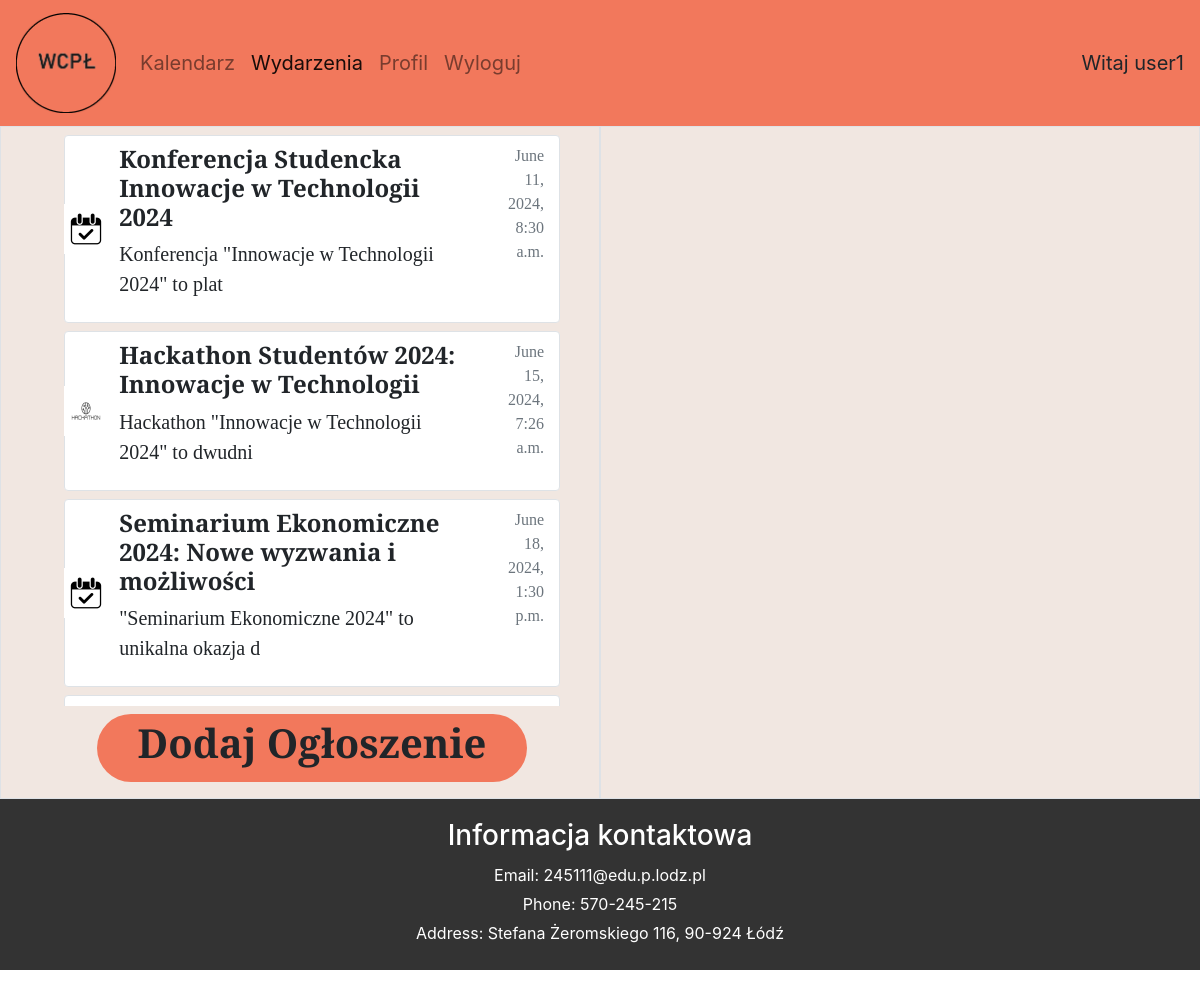
Screenshot of /events/ (signed in) with the database file from the repository.
### main/models.py (models this page shows, shortened)
class Event(models.Model):
    picture = models.ImageField(default='default.jpg', upload_to='event_pics')
    author = models.ForeignKey(User, on_delete=models.CASCADE)
    users = models.ManyToManyField(User, related_name="users_list", blank=True)
    addDate = models.DateTimeField(default=timezone.now)
    startDate = models.DateTimeField(default=timezone.now)
    endDate = models.DateTimeField(default=timezone.now)
    title = models.CharField(max_length=100)
    description = models.CharField(max_length=620)
    accepted = models.IntegerField(default=0)
    class Meta:
        ordering = ['startDate']

### main/views.py (the view)
# urls.py: path('events/', views.eventsSearch, name='events-search'),
@login_required
def eventsSearch(request):
    context = {
        'events': Event.objects.all(),
        }
    return render(request, "main/events_search.html", context)

### main/templates/main/events_search.html (shortened to what this page needs)
{% extends "main/base.html" %}
{% load static %}
{% block events_activate %}
active
{% endblock events_activate %}
{% block content %}
<div class="container-fluid" style="background-color: #F1E7E1; font-family:Bree Serif">
    <div class="row">
        <div class="col-md-6 col-sm-12 py-2 ps-5 pe-4 border">
            <div class="container mb-2">
                <div class="container-fluid" style="height: 571px; max-height: 571px; overflow-y: scroll;">
                    {% for event in events %}
                    {% if event.accepted %}
                    <div class="row rounded border border-5 mb-2 bg-white">
                        <div class="col-md-1">
                            <div class="d-flex justify-content-center align-items-center" style="height: 100%;width: 100%;">
                                <img class="rounded" src="{{ event.picture.url }}" alt="event-icon" style="width: 50px; height: 50px;">
                            </div>
                        </div>
                        <a class="col-md-9 btn pt-2 text-start" href="{% url 'events-info' event.id %}">
                            <h4 class="fw-bold">{{ event.title }}</h4>
                            <p class="fs-5">{{ event.description|slice:":50" }}</p>
                        </a>
                        <div class="col-md-2 text-end pt-2 text-muted">
                            {{ event.startDate }}
                        </div>
                    </div>
                    {% endif %}
                    {% endfor %}
                </div>
                <div class="row px-5 mt-2">
                    <a class="col-md-12 btn pt-1 rounded-pill text-center" href="{% url 'events-add' %}" style="background-color: #F2785C">
                        <h1 class="fw-bold">Dodaj Ogłoszenie</h1>
                    </a>
                </div>
            </div>
        </div>
        <div class="col-md-6 col-sm-12 py-2 pe-3 border">
        </div>
    </div>
</div>
{% endblock content %}

### main/templates/main/base.html (shortened to what this page needs)
{% load static %}
<!DOCTYPE html>
<html>
    <head>
        <link rel="stylesheet" href="{% static 'main/main.css' %}">
        <link href="https://cdn.jsdelivr.net/npm/bootstrap@5.0.2/dist/css/bootstrap.min.css" rel="stylesheet">
        <link rel="stylesheet" href="https://stackpath.bootstrapcdn.com/bootstrap/4.5.2/css/bootstrap.min.css">
        <link rel="stylesheet" href="https://cdn.jsdelivr.net/npm/bootstrap-icons@1.11.3/font/bootstrap-icons.min.css">
    </head>
    <body>
        <nav class="navbar navbar-expand-lg navbar-light">
            <a class="navbar-brand" href="#">
                <img src="{% static 'main/logo.png' %}" alt="logo" style="width: 100px;height: 100px;">
            </a>
            <div class="collapse navbar-collapse" id="navbarSupportedContent">
              <ul class="navbar-nav mr-auto">
                {% if user.is_authenticated %}
                <li class="nav-item">
                  <a class="nav-link {% block calendar_activate %}{% endblock %}" href="{% url 'calendar' %}">Kalendarz</a>
                </li>
                <li class="nav-item">
                  <a class="nav-link {% block events_activate %}{% endblock %}" href="{% url 'events-search' %}">Wydarzenia</a>
                </li>
                <li class="nav-item">
                    <a class="nav-link {% block profile_activate %}{% endblock %}" href="{% url 'profile-home' user.username %}">Profil</a>
                </li>
                <li class="nav-item">
                    <a class="nav-link" href="{% url 'logout' %}">Wyloguj</a>
                </li>
                {% endif %}
              </ul>
              {% if user.is_authenticated %}
              <span class="span-text">
                Witaj {{ user.username }}
              </span>
              {% endif %}
            </div>
        </nav>
        {% block content %}{% endblock %}
    </body>
    <footer>
        <div class="footer-container">
            <div class="contact-info">
                <h3>Informacja kontaktowa</h3>
                <p>Email: 245111@edu.p.lodz.pl</p>
                <p>Phone: 570-245-215</p>
                <p>Address:  Stefana Żeromskiego 116, 90-924 Łódź</p>
            </div>
        </div>
    </footer>
</html>

### main/static/main/main.css (style rules this page uses)
body { background-color: rgba(241, 231, 225, 1); overflow-x: hidden; font-family: "Bree Serif"; font-size: 20px; margin: 0; }
.navbar { background-color: #F2785C; font-size: 20px; }
footer { background-color: #333; color: #fff; padding: 20px; width: 100%; bottom: 0; }
.footer-container { margin: 0 auto; }
.contact-info { text-align: center; }
.contact-info h3 { margin-bottom: 10px; }
.contact-info p { margin: 5px 0; }

### rows the page displays
Event: picture (placeholder picture), title "Konferencja Studencka Innowacje w Technologii 2024", description "Konferencja \"Innowacje w Technologii 2024\" to plat", startDate "June 11, 2024, 8:30 a.m."
Event: picture (picture), title "Hackathon Studentów 2024: Innowacje w Technologii", description "Hackathon \"Innowacje w Technologii 2024\" to dwudni", startDate "June 15, 2024, 7:26 a.m."
Event: picture (placeholder picture), title "Seminarium Ekonomiczne 2024: Nowe wyzwania i możliwości", description "\"Seminarium Ekonomiczne 2024\" to unikalna okazja d", startDate "June 18, 2024, 1:30 p.m."

### other values shown
{{ user.username }} "user1"
